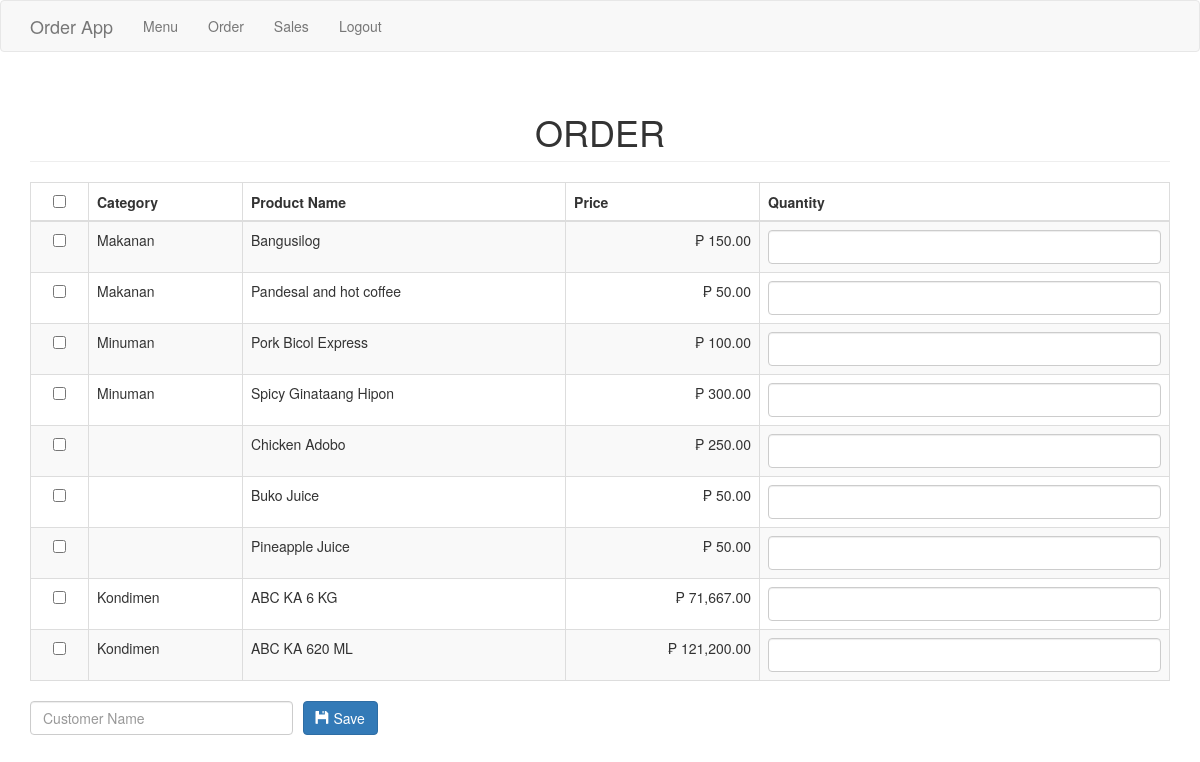
The app's page /order.php with its own data.
### tables this page shows
CREATE TABLE `product` (
  `productid` int NOT NULL,
  `categoryid` int NOT NULL,
  `productname` varchar(30) NOT NULL,
  `price` double NOT NULL,
  `supplierid` int DEFAULT NULL,
  `photo` varchar(150) NOT NULL,
  `status` int NOT NULL
);

CREATE TABLE `category` (
  `categoryid` int NOT NULL,
  `catname` varchar(30) NOT NULL
);

### order.php (the view, shortened to what this page needs)
<?php include('header.php'); ?>
<body>
<?php include('navbar.php'); ?>
<div class="container">
	<h1 class="page-header text-center">ORDER</h1>
	<form method="POST" action="purchase.php">
		<table class="table table-striped table-bordered">
			<thead>
				<th class="text-center"><input type="checkbox" id="checkAll"></th>
				<th>Category</th>
				<th>Product Name</th>
				<th>Price</th>
				<th>Quantity</th>
			</thead>
			<tbody>
				<?php
					$sql="select * from product left join category on category.categoryid=product.categoryid order by product.categoryid asc, productname asc";
					$query=$conn->query($sql);
					$iterate=0;
					while($row=$query->fetch_array()){
						?>
						<tr>
							<td class="text-center"><input type="checkbox" value="<?php echo $row['productid']; ?>||<?php echo $iterate; ?>" name="productid[]" style=""></td>
							<td><?php echo $row['catname']; ?></td>
							<td><?php echo $row['productname']; ?></td>
							<td class="text-right">&#8369; <?php echo number_format($row['price'], 2); ?></td>
							<td><input type="text" class="form-control" name="quantity_<?php echo $iterate; ?>"></td>
						</tr>
						<?php
						$iterate++;
					}
				?>
			</tbody>
		</table>
		<div class="row">
			<div class="col-md-3">
				<input type="text" name="customer" class="form-control" placeholder="Customer Name" required>
			</div>
			<div class="col-md-2" style="margin-left:-20px;">
				<button type="submit" class="btn btn-primary"><span class="glyphicon glyphicon-floppy-disk"></span> Save</button>
			</div>
		</div>
	</form>
</div>
</body>
</html>

### header.php (shortened to what this page needs)
<!DOCTYPE html>
<html>
<head>
	<link rel="stylesheet" href="https://maxcdn.bootstrapcdn.com/bootstrap/3.3.7/css/bootstrap.min.css">
    <link rel="stylesheet" href="./custom.css">
</head>

### navbar.php (shortened to what this page needs)
<nav class="navbar navbar-default">
  <div class="container">
    <div class="navbar-header">
      <a class="navbar-brand" href="#">Order App</a>
    </div>
    <div class="collapse navbar-collapse" id="bs-example-navbar-collapse-1">
      <ul class="nav navbar-nav">
        <li><a href="index.php">Menu</a></li>
        <li><a href="order.php">Order</a></li>
        <li><a href="sales.php">Sales</a></li>
          <li>
              <a href="logout.php">Logout</a>
          </li>
      </ul>
    </div>
  </div>
</nav>

### custom.css (style rules this page uses)
table { width: 100%; }

### records on screen
product: categoryid.catname "Makanan", productname "Bangusilog", price "150.00"
product: categoryid.catname "Makanan", productname "Pandesal and hot coffee", price "50.00"
product: categoryid.catname "Minuman", productname "Pork Bicol Express", price "100.00"
product: categoryid.catname "Minuman", productname "Spicy Ginataang Hipon", price "300.00"
product: productname "Chicken Adobo", price "250.00"
product: productname "Buko Juice", price "50.00"
product: productname "Pineapple Juice", price "50.00"
product: categoryid.catname "Kondimen", productname "ABC KA 6 KG", price "71,667.00"
product: categoryid.catname "Kondimen", productname "ABC KA 620 ML", price "121,200.00"
